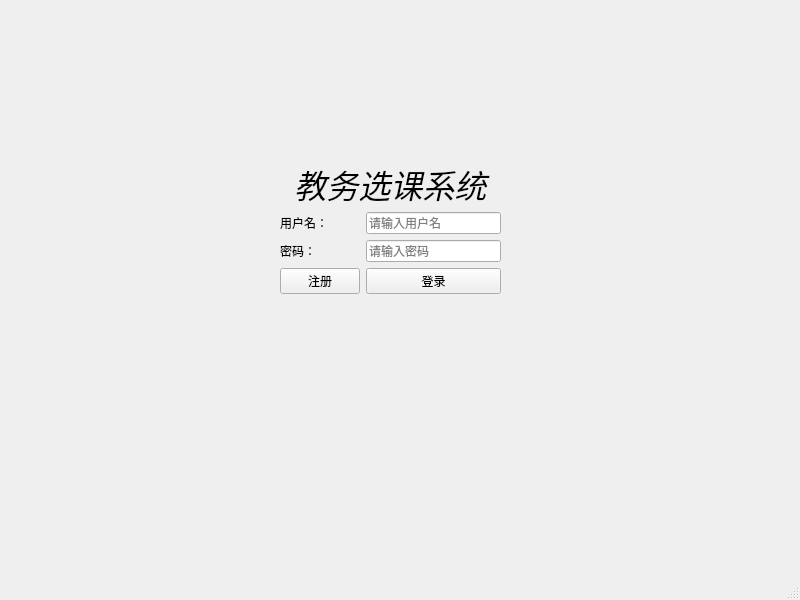
<?xml version="1.0" encoding="UTF-8"?>
<ui version="4.0">
 <class>MainWindow</class>
 <widget class="QMainWindow" name="MainWindow">
  <property name="geometry">
   <rect>
    <x>0</x>
    <y>0</y>
    <width>800</width>
    <height>600</height>
   </rect>
  </property>
  <property name="windowTitle">
   <string>MainWindow</string>
  </property>
  <widget class="QWidget" name="centralwidget">
   <widget class="QWidget" name="layoutWidget">
    <property name="geometry">
     <rect>
      <x>280</x>
      <y>160</y>
      <width>221</width>
      <height>134</height>
     </rect>
    </property>
    <layout class="QGridLayout" name="gridLayout">
     <item row="3" column="1">
      <widget class="QPushButton" name="loginPushButton">
       <property name="text">
        <string>登录</string>
       </property>
      </widget>
     </item>
     <item row="1" column="1">
      <widget class="QLineEdit" name="usernameEdit">
       <property name="placeholderText">
        <string>请输入用户名</string>
       </property>
      </widget>
     </item>
     <item row="2" column="0">
      <widget class="QLabel" name="label_3">
       <property name="text">
        <string>密码：</string>
       </property>
      </widget>
     </item>
     <item row="1" column="0">
      <widget class="QLabel" name="label_2">
       <property name="text">
        <string>用户名：</string>
       </property>
      </widget>
     </item>
     <item row="2" column="1">
      <widget class="QLineEdit" name="passwordEdit">
       <property name="echoMode">
        <enum>QLineEdit::EchoMode::Password</enum>
       </property>
       <property name="placeholderText">
        <string>请输入密码</string>
       </property>
      </widget>
     </item>
     <item row="3" column="0">
      <widget class="QPushButton" name="signinPushButton">
       <property name="text">
        <string>注册</string>
       </property>
      </widget>
     </item>
     <item row="0" column="0" colspan="2">
      <widget class="QLabel" name="label">
       <property name="text">
        <string>&lt;html&gt;&lt;head/&gt;&lt;body&gt;&lt;p align=&quot;center&quot;&gt;&lt;span style=&quot; font-size:24pt; font-style:italic;&quot;&gt;教务选课系统&lt;/span&gt;&lt;/p&gt;&lt;/body&gt;&lt;/html&gt;</string>
       </property>
       <property name="textFormat">
        <enum>Qt::TextFormat::RichText</enum>
       </property>
      </widget>
     </item>
    </layout>
   </widget>
  </widget>
  <widget class="QMenuBar" name="menubar">
   <property name="geometry">
    <rect>
     <x>0</x>
     <y>0</y>
     <width>800</width>
     <height>33</height>
    </rect>
   </property>
  </widget>
  <widget class="QStatusBar" name="statusbar"/>
 </widget>
 <resources/>
 <connections/>
</ui>
